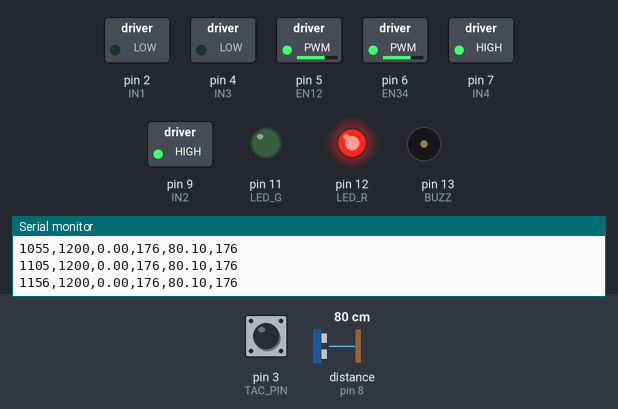
Simulated run of this sketch. Board: Arduino Uno, built with avr-gcc and run on an emulated ATmega328P. On the bench: switched loads named in the sketch (green lamp = pin HIGH), output pins drawn as LEDs (lit = HIGH), buzzer (waves = sounding, pin HIGH), the last lines printed to the serial monitor. Wiring (inferred from the names in the program): ultrasonic range finder: trigger pin 8; echo pin 8. The test bench sets the inputs (shaded band); at power-on: distance to the obstacle (sensor on pin 8) 80 cm, pin 3 (TAC_PIN) HIGH. The echo pulse lasts 58.3 µs per cm.

Above: at 1.2 s.
1.3 s: distance to the obstacle (sensor on pin 8) set to 2 cm
At 2.5 s:
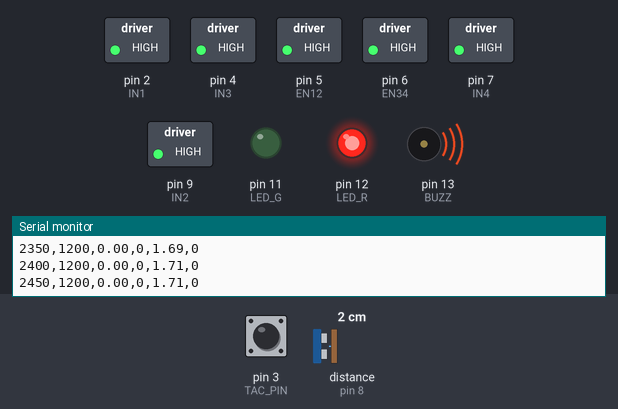
2.8 s: distance to the obstacle (sensor on pin 8) set to 60 cm
At 3.8 s:
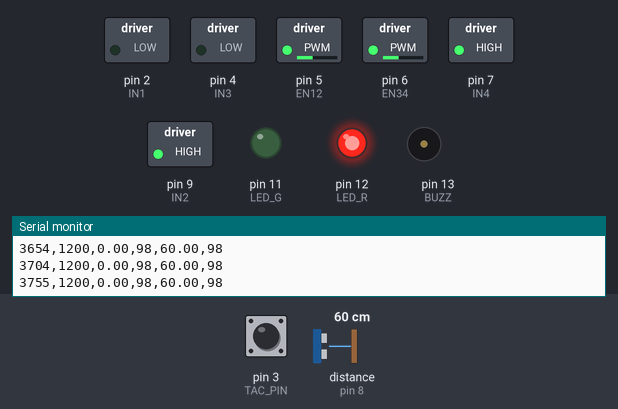
4.3 s: distance to the obstacle (sensor on pin 8) set to 35 cm
At 4.9 s:
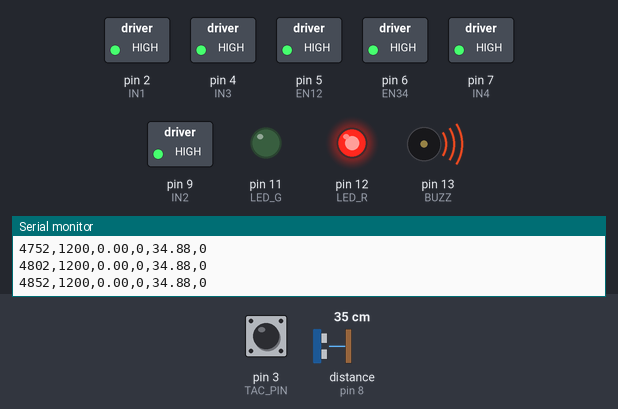
7.3 s: distance to the obstacle (sensor on pin 8) set to 120 cm
At 8.5 s:
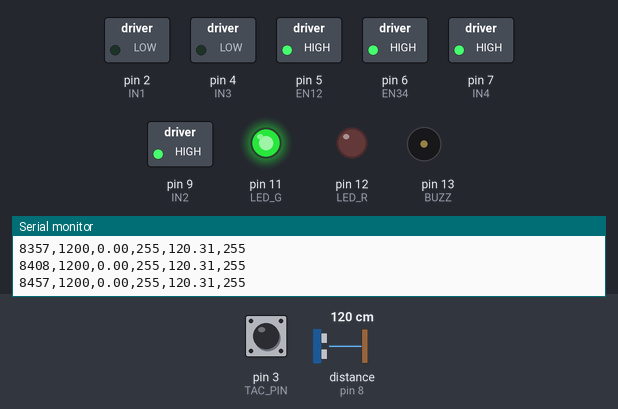
8.8 s: distance to the obstacle (sensor on pin 8) set to 4 cm
At 9.4 s:
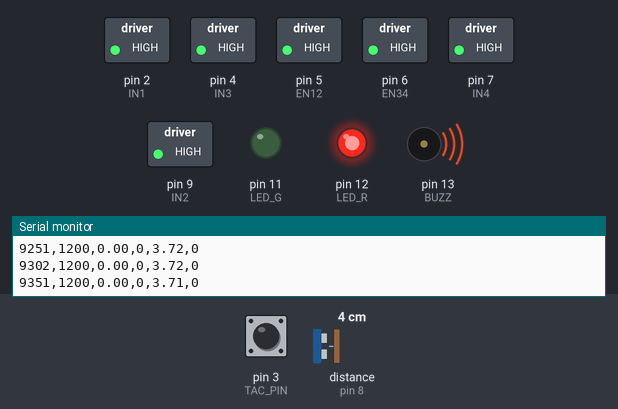
10.3 s: distance to the obstacle (sensor on pin 8) set to 250 cm
At 11.1 s:
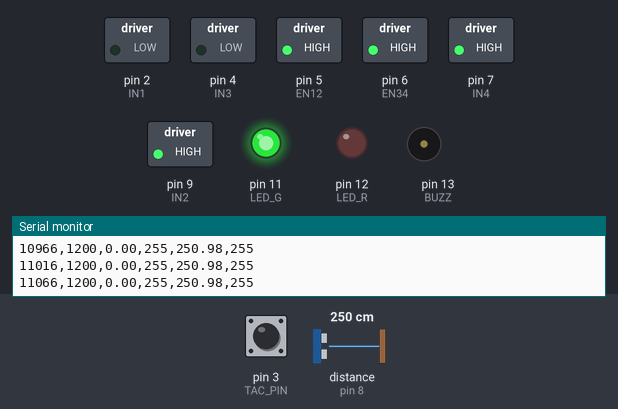
Timing chart, 0 to 12.8 s (numbered marks = the images above; inputs shaded):
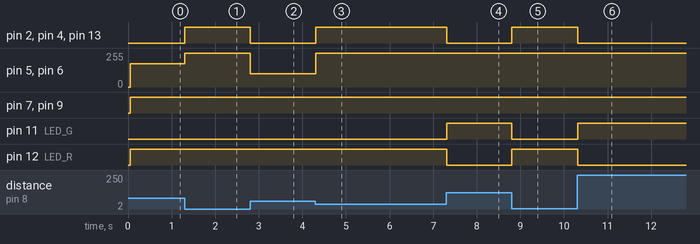

Measured:
- after the input at 1.3 s, pin 2 (IN1), pin 4 (IN3), pin 13 (BUZZ): LOW → HIGH at once; pin 5 (EN12), pin 6 (EN34): 176/255 → 255/255 at once
- after the input at 2.8 s, pin 2 (IN1), pin 4 (IN3), pin 13 (BUZZ): HIGH → LOW at once; pin 5 (EN12), pin 6 (EN34): 255/255 → 98/255 at once
- after the input at 4.3 s, pin 2 (IN1), pin 4 (IN3), pin 13 (BUZZ): LOW → HIGH at once; pin 5 (EN12), pin 6 (EN34): 98/255 → 255/255 at once
- after the input at 7.3 s, pin 2 (IN1), pin 4 (IN3), pin 12 (LED_R), pin 13 (BUZZ): HIGH → LOW at once; pin 11 (LED_G): LOW → HIGH at once
- after the input at 8.8 s, pin 2 (IN1), pin 4 (IN3), pin 12 (LED_R), pin 13 (BUZZ): LOW → HIGH at once; pin 11 (LED_G): HIGH → LOW at once
- after the input at 10.3 s, pin 2 (IN1), pin 4 (IN3), pin 12 (LED_R), pin 13 (BUZZ): HIGH → LOW at once; pin 11 (LED_G): LOW → HIGH at once

The sketch:

main.ino
```cpp
/* =========================================================
   Controle de Velocidade por PID (Arduino UNO + L293D)
   Autores: Wícolly Pedro Alcântara; Fernando Frazão Moreira Nunes
   =========================================================
   Hardware:
   - L293D: EN12->D5 (PWM), EN34->D6 (PWM), IN1->D2, IN2->D9, IN3->D4, IN4->D7
   - Tacômetro (IR/Hall): D3 (INT1, RISING), com INPUT_PULLUP
   - PING))) (um fio): D8 (SIG único, toggle OUTPUT/INPUT na leitura)
   - Buzzer D13, LED vermelho D12, LED verde D11
   - GND da fonte de motor em COMUM com GND do Arduino
   ========================================================= */


/* ================= PINOUT ================= */
const int BUZZ   = 13;
const int LED_R  = 12;
const int LED_G  = 11;

const int ULTRA_SIG = 8;   // PING))) SIG (um fio)

const int IN1   = 2;       // direção motor A
const int IN2   = 9;       // direção motor A
const int EN12  = 5;       // PWM motor A (enable)

const int IN3   = 4;       // direção motor B
const int IN4   = 7;       // direção motor B
const int EN34  = 6;       // PWM motor B (enable)

const int TAC_PIN = 3;     // Tacômetro em INT1 (D3)

/* ================ PARÂMETROS ================ */
// Segurança por ultrassom
#define USE_SAFETY_ULTRA 1
const int   FREIO_CM     = 35;     // <= freia por completo (short-brake)
const int   DIST_OK_CM   = 100;    // acima disso, sem limitação de PWM

// PID de velocidade (RPM)
const int   SETPOINT_RPM = 1200;   // alvo de velocidade (ajuste conforme)
const float Kp = 0.8f;
const float Ki = 0.15f;
const float Kd = 0.02f;
const float beta  = 1.0f;          // ponderação do setpoint (2-DOF)
const float alpha = 0.90f;         // filtro do termo D (0<alpha<1)
const float Kt    = 0.20f;         // anti-windup (back-calculation)

const uint16_t Ts_ms = 50;         // amostragem do PID (20 Hz)
const int PWM_MAX    = 255;

const int  PULSOS_POR_VOLTA = 1;   // ajuste conforme disco/ímã (1 marca = 1)

/* ================ VARIÁVEIS ================ */
// Estados do PID
float Iterm = 0.0f, d_f = 0.0f, y_prev = 0.0f;

// Tacômetro (protegido por 'volatile' e cópias atômicas)
volatile unsigned long lastPulseMicros = 0;
volatile unsigned long periodMicros    = 0;

// Temporização principal
unsigned long tLoop = 0;

/* ============ PROTÓTIPOS DE FUNÇÕES ============ */
float medirDistanciaCM();                 // PING)))
void  setDirecaoFrente();
void  aplicarPWM(int u);
void  freioAtivo();
void  pararMotores();
float rpmMedida();
int   pidStep(float r, float y);
void  onPulse();
int   pwmCapFromDist(float d);

/* ================== SETUP ================== */
void setup() {
  Serial.begin(115200);

  pinMode(BUZZ, OUTPUT);
  pinMode(LED_R, OUTPUT);
  pinMode(LED_G, OUTPUT);

  pinMode(EN12, OUTPUT);
  pinMode(EN34, OUTPUT);

  pinMode(IN1, OUTPUT);
  pinMode(IN2, OUTPUT);
  pinMode(IN3, OUTPUT);
  pinMode(IN4, OUTPUT);

  // ULTRA_SIG será alternado na função de medida (OUTPUT->INPUT). Não fixar aqui.

  // Tacômetro (entrada com pullup — típico em sensores Hall open-collector)
  pinMode(TAC_PIN, INPUT_PULLUP);
  attachInterrupt(digitalPinToInterrupt(TAC_PIN), onPulse, RISING);

  pararMotores();
  digitalWrite(BUZZ, LOW);
  digitalWrite(LED_G, LOW);
  digitalWrite(LED_R, LOW);

  // Cabeçalho do logger (CSV)
  Serial.println(F("t_ms,set_rpm,rpm,pwm,dist_cm,pwm_cap"));
  tLoop = millis();
}

/* ================== LOOP ================== */
void loop() {
  if (millis() - tLoop < Ts_ms) return;
  tLoop += Ts_ms;

  // Medida de velocidade (RPM)
  float y = rpmMedida();

  // Segurança por distância
  float dist = 999.0f;
#if USE_SAFETY_ULTRA
  dist = medirDistanciaCM();

  // Emergência: short-brake abaixo/igual ao FREIO_CM
  if (dist <= FREIO_CM) {
    freioAtivo();
    digitalWrite(LED_G, LOW);
    digitalWrite(LED_R, HIGH);
    digitalWrite(BUZZ, HIGH);

    // zera integrador para evitar “arrasto” ao sair da saturação
    Iterm = 0.0f;

    // log e retorna
    Serial.print(millis()); Serial.print(',');
    Serial.print(SETPOINT_RPM); Serial.print(',');
    Serial.print(y); Serial.print(',');
    Serial.print(0); Serial.print(',');
    Serial.print(dist); Serial.print(',');
    Serial.println(0); // pwm_cap = 0
    return;
  }
#endif

  // Controle por PID no setpoint desejado
  int u = pidStep((float)SETPOINT_RPM, y);

  // Cap de segurança progressivo pela distância
  int cap = pwmCapFromDist(dist);
  u = min(u, cap);

  aplicarPWM(u);

  // Indicadores
  digitalWrite(BUZZ, LOW);
  if (dist >= DIST_OK_CM) { digitalWrite(LED_G, HIGH); digitalWrite(LED_R, LOW); }
  else                    { digitalWrite(LED_G, LOW);  digitalWrite(LED_R, HIGH); }

  // Logger CSV
  Serial.print(millis()); Serial.print(',');
  Serial.print(SETPOINT_RPM); Serial.print(',');
  Serial.print(y); Serial.print(',');
  Serial.print(u); Serial.print(',');
  Serial.print(dist); Serial.print(',');
  Serial.println(cap);
}

/* ============= MEDIÇÃO DE DISTÂNCIA (PING))) ============= */
float medirDistanciaCM() {
  // Pulso de trigger (modo OUTPUT)
  pinMode(ULTRA_SIG, OUTPUT);
  digitalWrite(ULTRA_SIG, LOW);
  delayMicroseconds(2);
  digitalWrite(ULTRA_SIG, HIGH);
  delayMicroseconds(5);
  digitalWrite(ULTRA_SIG, LOW);

  // Leitura do echo (modo INPUT)
  pinMode(ULTRA_SIG, INPUT);
  unsigned long dur = pulseIn(ULTRA_SIG, HIGH, 30000UL); // timeout 30 ms (~5 m)
  if (dur == 0) return 999.0f;
  return dur / 58.0f; // us->cm (aprox.)
}

/* ============= MOTORES / L293D ============= */
void setDirecaoFrente() {
  // Ajuste LOW/HIGH aqui se algum motor estiver invertido
  digitalWrite(IN1, LOW);
  digitalWrite(IN2, HIGH);

  digitalWrite(IN3, LOW);
  digitalWrite(IN4, HIGH);
}

void aplicarPWM(int u) {
  u = constrain(u, 0, PWM_MAX);
  setDirecaoFrente();
  analogWrite(EN12, u);
  analogWrite(EN34, u);
}

void pararMotores() {
  analogWrite(EN12, 0);
  analogWrite(EN34, 0);
  digitalWrite(IN1, LOW);
  digitalWrite(IN2, LOW);
  digitalWrite(IN3, LOW);
  digitalWrite(IN4, LOW);
}

void freioAtivo() {
  // Short-brake REAL: EN alto e entradas iguais
  analogWrite(EN12, PWM_MAX);
  analogWrite(EN34, PWM_MAX);
  digitalWrite(IN1, HIGH);
  digitalWrite(IN2, HIGH);
  digitalWrite(IN3, HIGH);
  digitalWrite(IN4, HIGH);
}

/* ============= TACÔMETRO (RPM) ============= */
// ISR: mede período entre pulsos
void onPulse() {
  unsigned long now = micros();
  periodMicros = now - lastPulseMicros;
  lastPulseMicros = now;
}

// Função de leitura com timeout e filtro simples
float rpmMedida() {
  unsigned long Tcopy, lastCopy;
  noInterrupts();
  Tcopy    = periodMicros;
  lastCopy = lastPulseMicros;
  interrupts();

  // Sem pulsos recentes -> 0 RPM
  if ((micros() - lastCopy) > 400000UL) return 0.0f; // 0,4 s sem pulso

  if (Tcopy == 0) return 0.0f;

  float rpm = (60.0e6f / (float)Tcopy) / (float)PULSOS_POR_VOLTA;

  // Suavização (EWMA) para reduzir jitter
  static float rpm_f = 0.0f;
  const float a = 0.2f; // 0<a<=1
  rpm_f = (1.0f - a) * rpm_f + a * rpm;
  return rpm_f;
}

/* ============= PASSO DO PID (2-DOF + D filtrado + anti-windup) ============= */
int pidStep(float r, float y) {
  // Derivada sobre a MEDIÇÃO, filtrada 1a ordem
  float Ts = Ts_ms / 1000.0f;
  float dy = (y - y_prev) / Ts;
  d_f = alpha * d_f + (1.0f - alpha) * dy;

  // Pré-saturação
  float v = Kp * (beta * r - y) + Iterm - Kd * d_f;

  // Saturação 0..255
  float u = constrain(v, 0.0f, (float)PWM_MAX);

  // Anti-windup (back-calculation)
  Iterm += Ki * Ts * (r - y) + Kt * (u - v);

  // Limitar Iterm a uma faixa segura
  if (Iterm > PWM_MAX)  Iterm = PWM_MAX;
  if (Iterm < -PWM_MAX) Iterm = -PWM_MAX;

  y_prev = y;
  return (int)u;
}

/* ============= CAP DE PWM POR DISTÂNCIA (Rampa) ============= */
// DIST_OK_CM -> 255 ; FREIO_CM -> 0 ; interpolação linear no meio
int pwmCapFromDist(float d) {
  if (d >= DIST_OK_CM) return PWM_MAX;
  if (d <= FREIO_CM)   return 0;
  float f = (d - FREIO_CM) / (float)(DIST_OK_CM - FREIO_CM); // 0..1
  int cap = (int)(f * PWM_MAX);
  return constrain(cap, 0, PWM_MAX);
}
```
